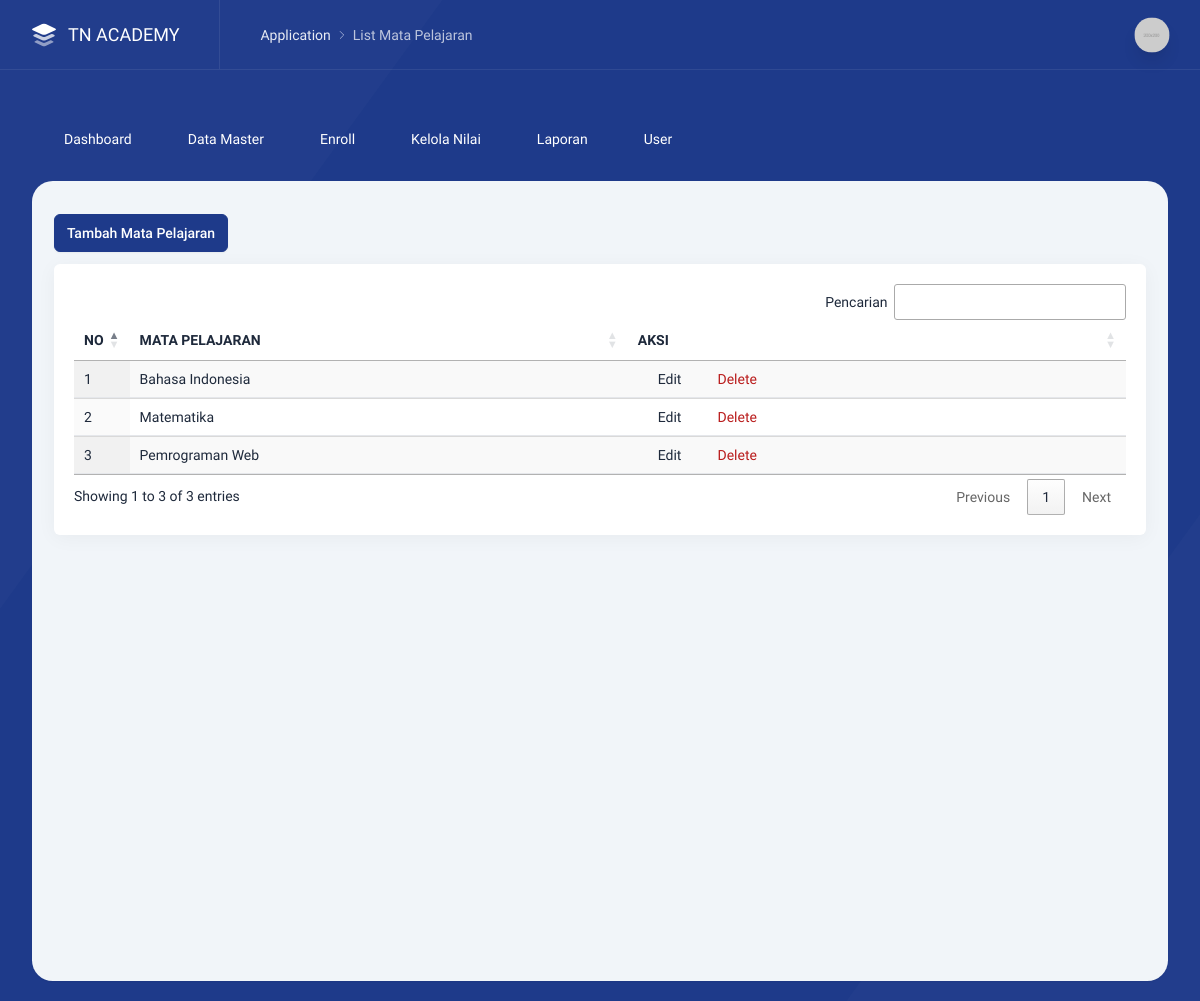
The page /index.php/admin/mapel on the database its author committed.
### tables this page shows
CREATE TABLE `mapel` (
  `id_mapel` int NOT NULL,
  `nama_mapel` varchar(150) NOT NULL
);

### application/libraries/template.php (called while the page is built, shortened)
<?php
class Template{
    var $template_data = array();
    function set($name, $value){
        $this->template_data[$name] = $value;
    }
    function load($template = '', $view = '' , $view_data = array(), $return = FALSE){
        $this->CI =& get_instance();
        $this->set('contents', $this->CI->load->view($view, $view_data, TRUE));
        return $this->CI->load->view($template, $this->template_data, $return);
    }
}

### application/controllers/admin/Mapel.php (called while the page is built, shortened)
<?php
class Mapel extends MY_Controller {
    public function index()
    {
        $data = array(
            'mapel'      => $this->Mapel_model->get_all(),
            'title'      => 'List Mata Pelajaran',
        );
        $this->template->load('template','master/mapel',$data);
    }
}

### index.php (called while the page is built, shortened)
<?php
require_once BASEPATH.'core/CodeIgniter.php';

### application/models/Mapel_model.php (called while the page is built, shortened)
<?php
class Mapel_model extends CI_Model {
	public function get_all(){
		$this->db->from('mapel')->order_by('nama_mapel','ASC');
		return $this->db->get()->result_array();
	}
}

### application/views/master/mapel.php (the view, shortened to what this page needs)
<div class="text-left">
    <a href="javascript:;" data-tw-toggle="modal" data-tw-target="#addMapel" class="btn btn-primary">
        Tambah Mata Pelajaran
    </a>
</div>
<div class="intro-y box mt-3">
    <div class="p-5">
        <div class="preview">
            <div class="overflow-x-auto">
                <table id="example1" class="table table-auto display datatable w-full">
                    <thead class="bg-gray-100">
                        <tr>
                            <th class="border-b-2">NO</th>
                            <th class="border-b-2">MATA PELAJARAN</th>
                            <th class="border-b-2">AKSI</th>
                        </tr>
                    </thead>
                    <tbody>
                        <?php $no=1; foreach ($mapel as $ma) { ?>
                        <tr>
                            <td><?= $no ?></td>
                            <td><?= $ma['nama_mapel'] ?></td>
                            <td>
                                <div class="flex space-x-10">
                                    <a class="flex text-blue-500 mr-4" href="javascript:;"
                                       data-tw-toggle="modal" data-tw-target="#edit<?= $ma['id_mapel'] ?>">
                                        <i data-lucide="edit" class="w-4 h-4 mr-1"></i> Edit
                                    </a>
                                    <a class="flex text-danger delete-btn" href="javascript:;"
                                       onclick="confirmDelete('<?= site_url('admin/mapel/delete/'.$ma['id_mapel']) ?>')">
                                        <i data-lucide="trash-2" class="w-4 h-4 mr-1"></i> Delete
                                    </a>
                                </div>
                            </td>
                        </tr>
                        <?php $no++; } ?>
                    </tbody>
                </table>
            </div>
        </div>
    </div>
</div>

### rows shown on the page
mapel: nama_mapel "Bahasa Indonesia"
mapel: nama_mapel "Matematika"
mapel: nama_mapel "Pemrograman Web"

### other values the page prints
$title "List Mata Pelajaran"
